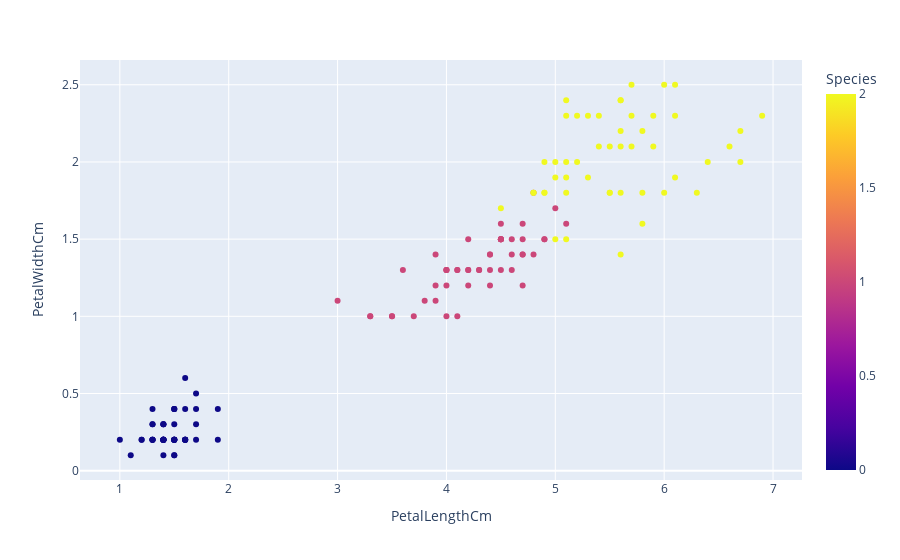

The notebook cell saved with this chart:
### Code cell
#Plotting scatter plot using plotly express
px.scatter(df, x=df['PetalLengthCm'], y=df['PetalWidthCm'],color='Species')

### Figure 1 — Plotly figure (JSON) as saved in the notebook; plotly's stock layout.template omitted (floating-point values rounded to 4 significant figures; data arrays with more than 128 entries replaced by an {"elided": "..."} marker saying what was removed)
{"data": [{"hovertemplate": "PetalLengthCm=%{x}<br>PetalWidthCm=%{y}<br>Species=%{marker.color}<extra></extra>", "legendgroup": "", "marker": {"color": {"elided": "147 int values"}, "coloraxis": "coloraxis", "symbol": "circle"}, "mode": "markers", "name": "", "orientation": "v", "showlegend": false, "type": "scatter", "x": {"elided": "147 float values"}, "xaxis": "x", "y": {"elided": "147 float values"}, "yaxis": "y"}], "layout": {"coloraxis": {"colorbar": {"title": {"text": "Species"}}, "colorscale": [[0, "#0d0887"], [0.1111, "#46039f"], [0.2222, "#7201a8"], [0.3333, "#9c179e"], [0.4444, "#bd3786"], [0.5556, "#d8576b"], [0.6667, "#ed7953"], [0.7778, "#fb9f3a"], [0.8889, "#fdca26"], [1, "#f0f921"]]}, "legend": {"tracegroupgap": 0}, "margin": {"t": 60}, "xaxis": {"anchor": "y", "domain": [0, 1], "title": {"text": "PetalLengthCm"}}, "yaxis": {"anchor": "x", "domain": [0, 1], "title": {"text": "PetalWidthCm"}}}}
